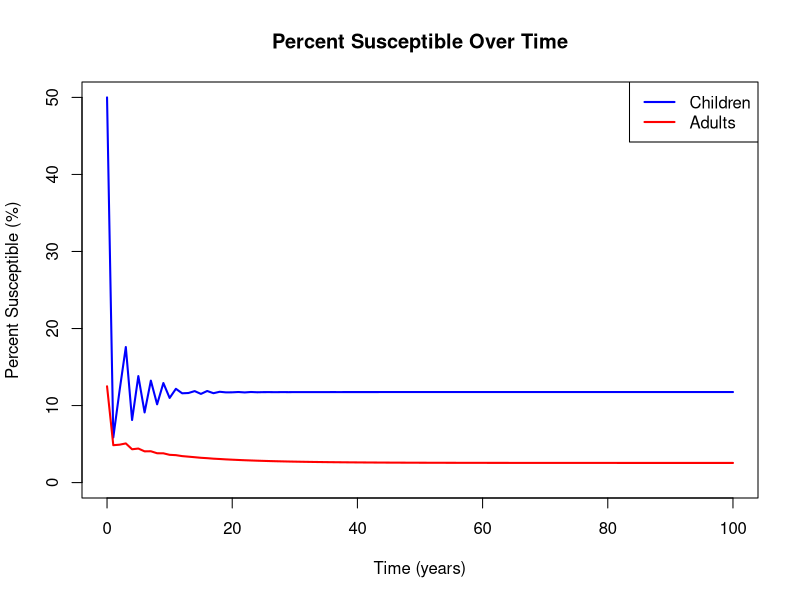
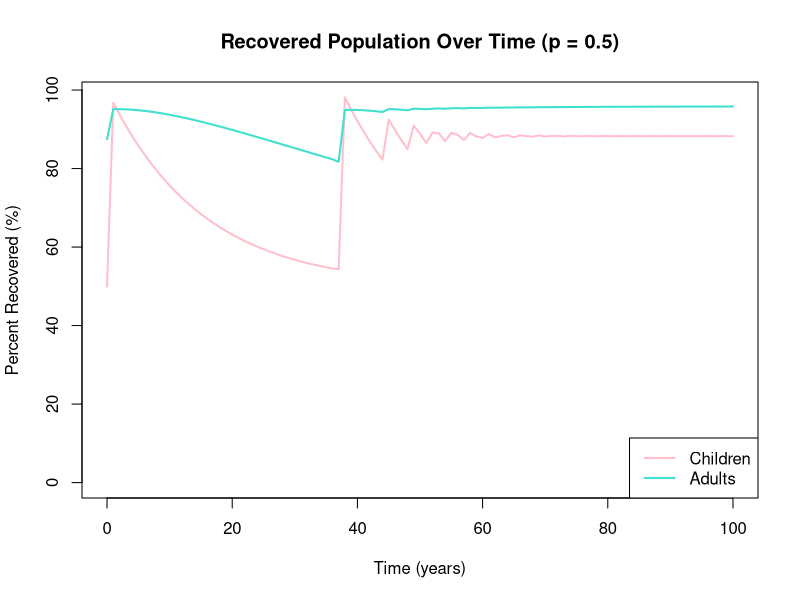

R code for these plots, in order:
## Lab 10: age-structured model

########################################################################################
## PART 1: Two AGE GROUP MODEL
########################################################################################

library(deSolve)

# sample code for the 2-age group model
SIR2ageGrs <- function(t, state, parameters) {
  with(as.list(c(state, parameters)), {
    
    dSC = nu - SC * (betaCC * IC + betaCA * IA) - muC * SC - lC * SC
    dIC = SC * (betaCC * IC + betaCA * IA) - gamma * IC - muC * IC - lC * IC
    dSA = lC * SC - SA * (betaAC * IC + betaAA * IA) - muA * SA
    dIA = lC * IC + SA * (betaAC * IC + betaAA * IA) - gamma * IA - muA * IA
    
    list(c(dSC, dIC, dSA, dIA))
  })
}



## parameters/initial conditions 
## note all time units are in year here
betaCC = 1100; # transmission rate among children per year
betaCA = betaAC = 110;  # transmission rate between children and adults per year
betaAA = 220; # transmission rate among adults per year
gamma = 1 / (14/365); # recovery rate: 1/ infectious period, infectious period = 2 weeks  

lC = 0.066667; # rate of leaving the children group: 1/15 per year

muC = 0; # mortality rate of children
muA = 0.0166667; # mortality rate of adults:  1/(75-15);  mean life expectancy=75yr; subtract the 15 yrs in youth with 0 death rate

# fraction of population in the two age groups
nC = 0.2;  # % children = 15/75; 
nA = 0.8; # % adults = 1-nC;
nu = 1/75; # birth rate, per year

# initial susceptibility 
SC0 = .1; # initial susceptibility in children 10%
SA0 =.1; # initial susceptibility in adults 10%
# initial infectious:
IC0 = .0001; # initial infection rate in children 
IA0 = .0001; # initial infection rate in adults
# initial recovered:
RC0 = nC - IC0 - SC0; 
RA0 = nA - IA0 - SA0; 

######  CODE ON YOUR OWN  ###### 
## to run the model, you will have to put all pieces (parameters, initial conditions, etc.) together. 
## [Q1] Run the model using parameters/initial conditions listed in the next slide for 100 years.  
## Plot the fraction of susceptibles (Si/ni) for the two groups. what do you find, which group has a higher susceptibility? Why? (1pt)

parametersSIR2=(c(betaCC=betaCC, betaCA=betaCA,
                  betaAA=betaAA, betaAC=betaAC, gamma=gamma))

state=(c(SC=SC0, IC=IC0,
         SA=SA0, IA=IA0))

times=seq(0,100,by=1)

simSIR2=ode(y=state,times=times,func=SIR2ageGrs,parms=parametersSIR2)

SC_frac=simSIR2[,'SC'] / nC * 100  # % of susceptible children
SA_frac=simSIR2[,'SA'] / nA * 100  # % of susceptible adults

plot(simSIR2[,'time'], SC_frac, type = "l", col = "blue", lwd = 2,
     xlab = "Time (years)", ylab = "Percent Susceptible (%)",
     main = "Percent Susceptible Over Time", ylim = c(0, max(SC_frac, SA_frac)))
lines(simSIR2[,'time'], SA_frac, col = "red", lwd = 2)
legend("topright", legend = c("Children", "Adults"), col = c("blue", "red"), lwd = 2)


## SAMPLE CODE TO NORMALIZE THE PROPORTIONS RELATIVE TO THE SPECIFIC GROUP (VS THE ENTIRE POPULATION)
if(F){
  ## proportion susceptible in the two groups, i.e. Si/ni
  fSC=sim[,'SC']/nC; # note: it is normalized by population size in each group
  fSA=sim[,'SA']/nA;
  
  ## proportion infectious in the two groups, i.e. Ii/ni
  fIC=sim[,'IC']/nC;
  fIA=sim[,'IA']/nA;
  
  
  ## plot # people infected
  totI=rowSums(sim[,c('IC','IA')]);  # total infectious
  totS=rowSums(sim[,c('SC','SA')]);  # total susecptible
  
}



# [Q2] What is R0 for the entire population? What would the average age of infection be, given this R0 value and a life span of 75 yr? (0.5pt)
# [Hint: use the same method we used for risk structured model, ignore death rate and aging rate]

beta= matrix(c(1100,110,110,220),2,2) # the beta matrix
nC = 0.2;  # % children = 15/75; 
nA = 0.8; # % adults = 1-nC;
nu = 1/75; # birth rate, per year

n=c(nC,nA, nu)      # n is the vector storing th proportion in each group
n.matrix=diag(n,2,2)  # matrix related to the population size in each group
# to see it:
View(n.matrix)

gamma=1 / (14/365); b = 1;
R.matrix=n.matrix %*% beta / gamma
# to see the output of the eigen function:
eigen(R.matrix)
## To find R0
R0=eigen(R.matrix)$values[1]

L=75
infection_age = L/R0


# [Q3] What is the force of infection for each of the two groups, when the disease / your simulation reaches equilibrium? (0.5pt)[Hint: What is the force of infection?]

# Extract the last row of the simulation (t = 100)
IC_eq <- tail(simSIR2[,'IC'], 1)
IA_eq <- tail(simSIR2[,'IA'], 1)

# Force of infection for children and adults
lambda_C <- betaCC * (IC_eq / nC) + betaCA * (IA_eq / nA)
lambda_A <- betaAC * (IC_eq / nC) + betaAA * (IA_eq / nA)

lambda_C
lambda_A



# [Q4] What is the force of infection for each of the two groups, given the parameters and initial state variables at the beginning of the simulation? (0.5pt)[Hint: What is the force of infection?]

# Initial infected and population proportions
IC0 <- 0.0001
IA0 <- 0.0001
nC <- 0.2
nA <- 0.8

# Transmission rates
betaCC <- 1100
betaCA <- 110
betaAC <- 110
betaAA <- 220

# Force of infection at time 0
lambda_C0 <- betaCC * (IC0 / nC) + betaCA * (IA0 / nA)
lambda_A0 <- betaAC * (IC0 / nC) + betaAA * (IA0 / nA)

lambda_C0
lambda_A0



########################################################################################
## PART 2: VACCINATION
########################################################################################
# [Q5] Code a model with 2 age groups and vaccination at birth using the equations in the slide 12
# (Submit the finished code in your lab report.)  


# Modified 2-age group SIR model with vaccination
SIR2ageVacc <- function(t, state, parameters) {
  with(as.list(c(state, parameters)), {
    
    # Force of infection for each group
    lambdaC <- betaCC * IC + betaCA * IA
    lambdaA <- betaAC * IC + betaAA * IA
    
    # Differential equations
    dSC = nu * (1 - p) - SC * lambdaC - muC * SC - lC * SC
    dIC = SC * lambdaC - gamma * IC - muC * IC - lC * IC
    dRC = nu * p + gamma * IC - muC * RC - lC * RC
    
    dSA = lC * SC - SA * lambdaA - muA * SA
    dIA = lC * IC + SA * lambdaA - gamma * IA - muA * IA
    dRA = lC * RC + gamma * IA - muA * RA
    
    return(list(c(dSC, dIC, dRC, dSA, dIA, dRA)))
  })
}

# Parameters (same as before)
betaCC = 1100
betaCA = betaAC = 110
betaAA = 220
gamma = 1 / (14 / 365)
lC = 1 / 15
muC = 0
muA = 1 / (75 - 15)
nu = 1 / 75
p = 0.5  # 50% of newborns vaccinated

nC = 0.2
nA = 0.8

# Initial conditions
SC0 = 0.1
IC0 = 0.0001
RC0 = nC - SC0 - IC0

SA0 = 0.1
IA0 = 0.0001
RA0 = nA - SA0 - IA0

state = c(SC = SC0, IC = IC0, RC = RC0,
          SA = SA0, IA = IA0, RA = RA0)

parameters = c(betaCC = betaCC, betaCA = betaCA, betaAA = betaAA, betaAC = betaAC,
               gamma = gamma, lC = lC, muC = muC, muA = muA, nu = nu, p = p)

times = seq(0, 100, by = 1)

# Run simulation
simVax = ode(y = state, times = times, func = SIR2ageVacc, parms = parameters)

# Fraction recovered (Ri / ni)
RC_frac = simVax[, "RC"] / nC * 100
RA_frac = simVax[, "RA"] / nA * 100

# Plotting
plot(simVax[, "time"], RC_frac, type = "l", col = "pink", lwd = 2,
     xlab = "Time (years)", ylab = "Percent Recovered (%)",
     main = "Recovered Population Over Time (p = 0.5)", ylim = c(0, max(RC_frac, RA_frac)))
lines(simVax[, "time"], RA_frac, col = "turquoise", lwd = 2)
legend("bottomright", legend = c("Children", "Adults"), col = c("pink", "turquoise"), lwd = 2)



# [Q6] Then test your model with p=0.5 and the same initial conditions/parameters as in Part 1. 
# Plot the fraction of recovered/immune (Ri/ni) for the two age groups.   (0.5 pt)






####################
## TEST DIFFERENT VACCINATION RATES
## use the R Shiny App: ShinyApp_Vac.R

R0s=15
p = 1 - (1 / R0s)
